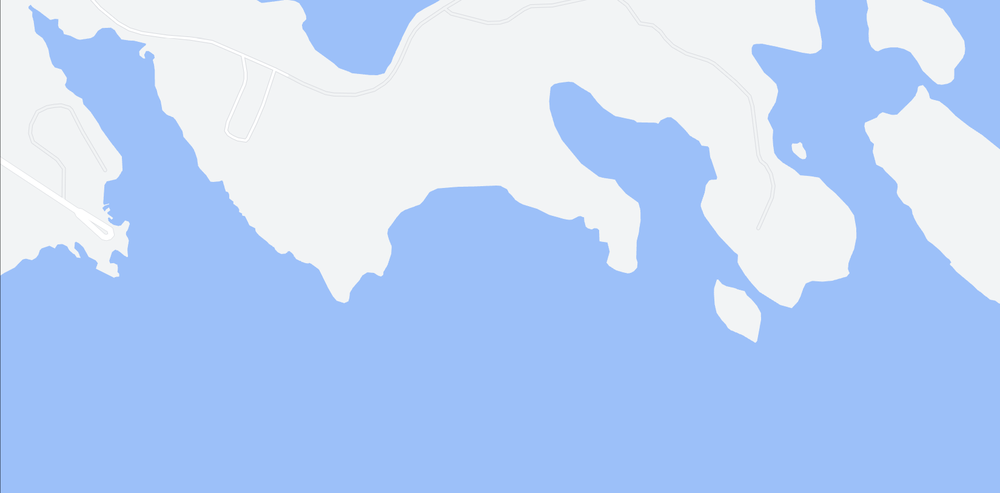
#> input picture map_highres.png, 1000 x 493 px, shrunk from 1649 x 813 before the run
$ python main.py
#> lines starting #> are read from the running program, lines starting #| are printed output that depends on the picture; after the words box and inside, x2 and y2 are one past the last pixel; in counts of white or black regions, pixels touching at a corner belong together
import numpy as np
import pandas as pd
import matplotlib.pyplot as plt
import matplotlib.colors as cplt
from PIL import Image
import math


def save_exposure_map(exposure_map: np.ndarray, output_path='exposure.png'):
    image = Image.fromarray(exposure_map.astype(np.uint8))
    image.save(output_path)


def process_image(image_path, color_conditions):
#> called with image_path = 'map_highres.png'
    img = Image.open(image_path)
#> img is the input picture: PIL image 1000x493 RGBA; mean R, G, B, A 187.2, 210.8, 247.4, 255
    img = img.convert("RGB")
#> img: PIL image 1000x493 RGB
    pixels = img.load()
    width, height = img.size
#> width = 1000; height = 493

    result = np.zeros((height, width))

    for y in range(height):
        for x in range(width):
            r, g, b = pixels[x, y]
            pixel_value = 0

            for condition, action in color_conditions.items():
                channel, operator, value = condition.split()
                value = int(value)
                channel_value = {"red": r, "green": g, "blue": b}.get(channel.lower())

                if operator == ">" and channel_value > value:
                    pixel_value = max(pixel_value, action)
                elif operator == "<" and channel_value < value:
                    pixel_value = max(pixel_value, action)
                elif operator == "==" and channel_value == value:
                    pixel_value = max(pixel_value, action)

            result[y, x] = pixel_value
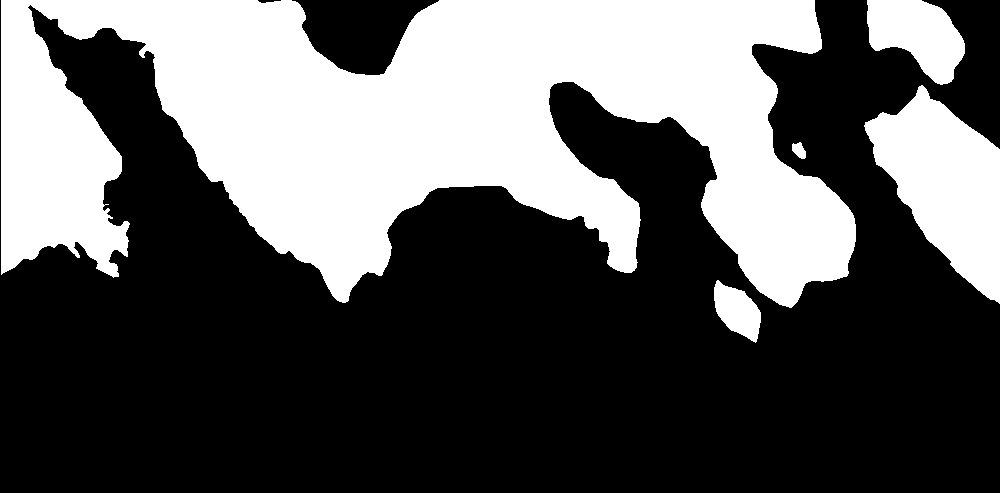
#> result: shape (493, 1000) float64; values 0 (black) and 1 (white), 36.3% white; 5 white regions, box (x1, y1, x2, y2) and area: (1, 0, 856, 308) 155649, (864, 85, 1000, 304) 16173, (867, 0, 965, 85) 5362, (714, 280, 761, 343) 1796, (792, 142, 806, 159) 161

    return result

# [81 lines left out: function wind_simulation, not called in this run]

def main():
    coastline = process_image("map_highres.png", {"red > 200": 1, "red < 200": 0})

    # Somehow zeroed columns are added to the sides of the image
    coastline = np.delete(coastline, 0, axis=1)
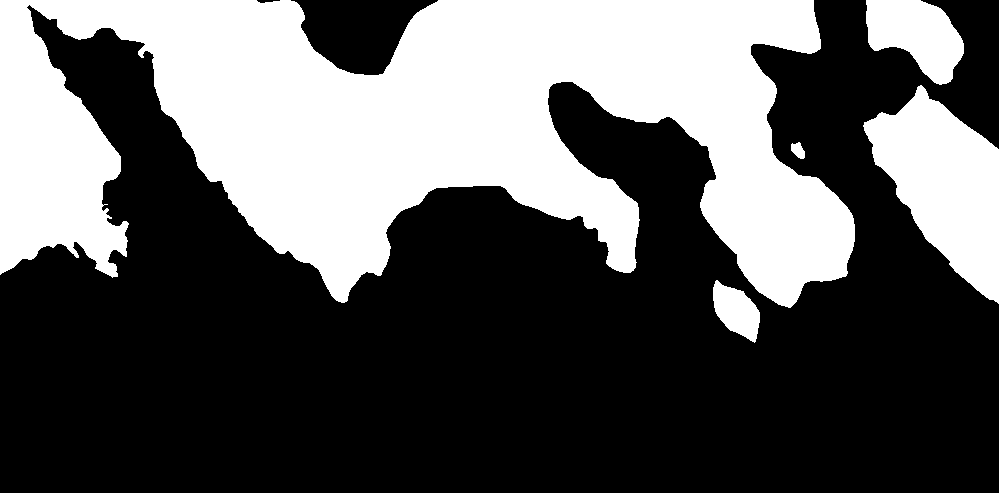
#> coastline: shape (493, 999) float64; values 0 (black) and 1 (white), 36.4% white; 5 white regions, box (x1, y1, x2, y2) and area: (0, 0, 855, 308) 155649, (863, 85, 999, 304) 16173, (866, 0, 964, 85) 5362, (713, 280, 760, 343) 1796, (791, 142, 805, 159) 161
    coastline = np.delete(coastline, coastline.shape[1] - 1, axis=1)
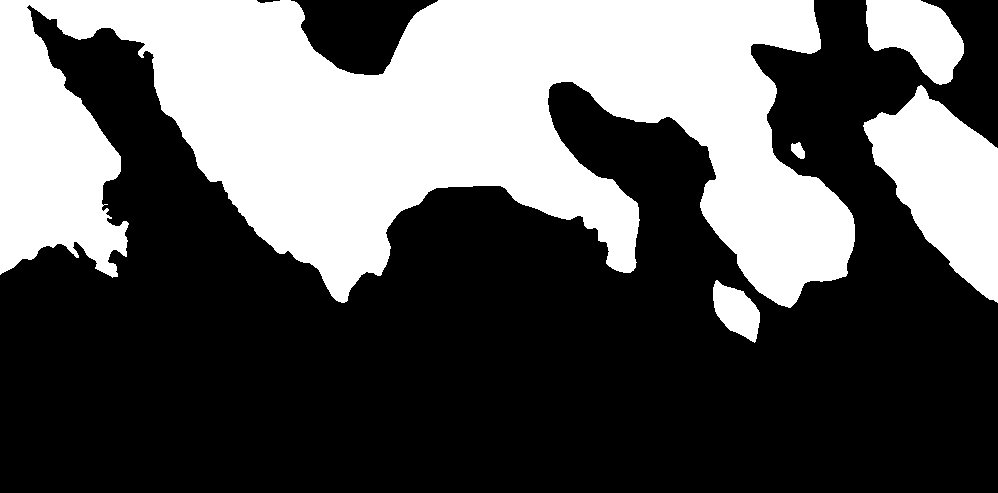
#> coastline: shape (493, 998) float64; values 0 (black) and 1 (white), 36.4% white; 5 white regions, box (x1, y1, x2, y2) and area: (0, 0, 855, 308) 155649, (863, 85, 998, 303) 16018, (866, 0, 964, 85) 5362, (713, 280, 760, 343) 1796, (791, 142, 805, 159) 161

#> (the run stopped early here; a loop or call above may not have finished)

$ run again, with 2024-09-19-202539_hyprshot.png copied over map_highres.png
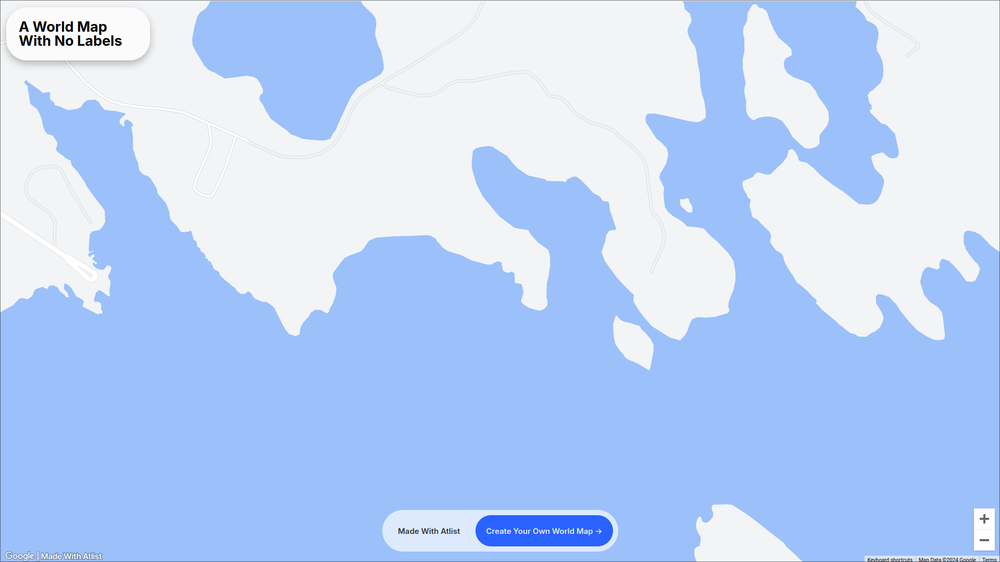
#> input picture 2024-09-19-202539_hyprshot.png, 1000 x 562 px, shrunk from 1920 x 1080 before the run
#> in process_image, img is the input picture: PIL image 1000x562 RGB; mean R, G, B 188.3, 211, 246.7
#> after the loop in process_image, `for y in range(height):`:
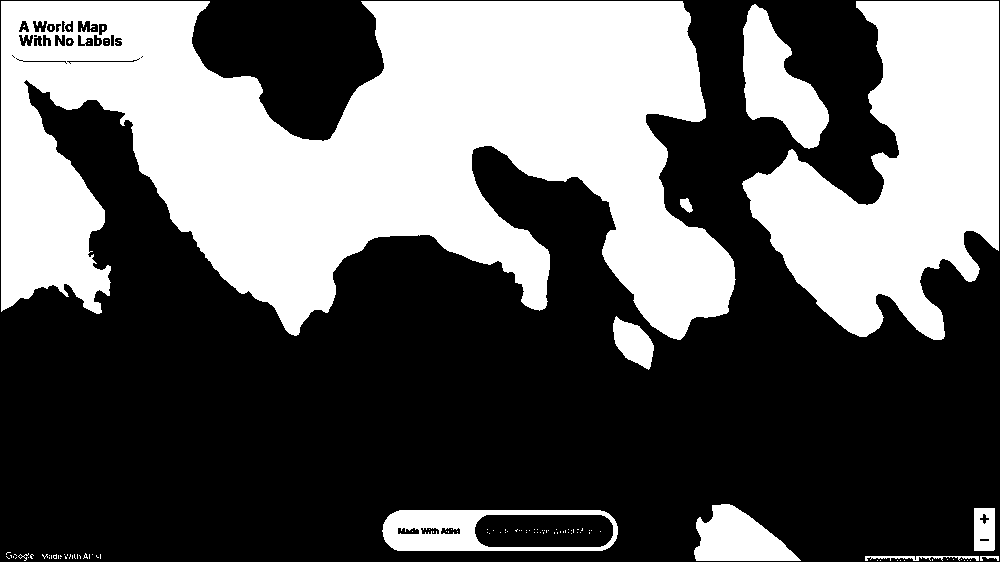
#> result: shape (562, 1000) float64; values 0 (black) and 1 (white), 38.9% white; 113 white regions (102 under 20 px), largest, box (x1, y1, x2, y2) and area: (1, 1, 736, 340) 151903, (742, 1, 999, 340) 48606, (743, 4, 829, 149) 6388
#> in main, `coastline = np.delete(coastline, coastline.shape[1] - 1, axis=1)`:
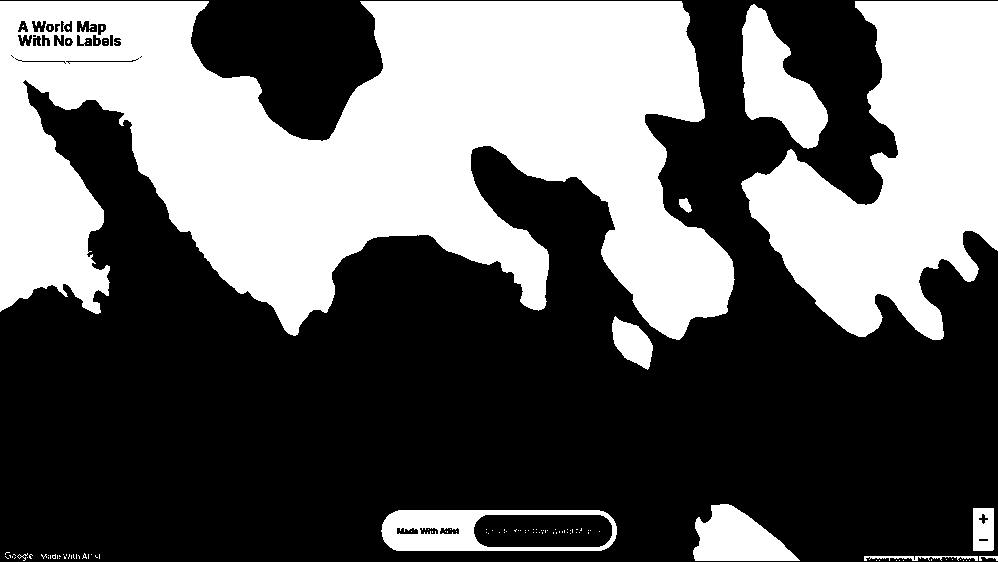
#> coastline: shape (562, 998) float64; values 0 (black) and 1 (white), 39% white; 113 white regions (102 under 20 px), largest, box (x1, y1, x2, y2) and area: (0, 1, 735, 340) 151903, (741, 1, 998, 340) 48606, (742, 4, 828, 149) 6388

$ run again, with map.png copied over map_highres.png
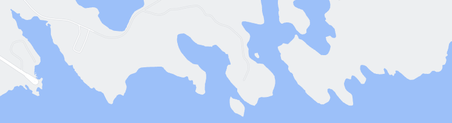
#> input picture map.png, 452 x 123 px, shrunk from 745 x 203 before the run
#> in process_image, img is the input picture: PIL image 452x123 RGBA; mean R, G, B, A 199.3, 217.1, 244.7, 255
#> img: PIL image 452x123 RGB
#> after the loop in process_image, `for y in range(height):`:
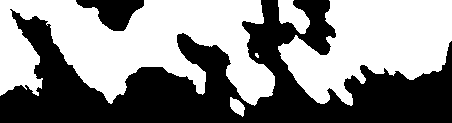
#> result: shape (123, 452) float64; values 0 (black) and 1 (white), 53.4% white; 2 black regions, box (x1, y1, x2, y2) and area: (0, 0, 452, 123) 24750, (76, 0, 144, 31) 1173
#> in main, `coastline = np.delete(coastline, coastline.shape[1] - 1, axis=1)`:
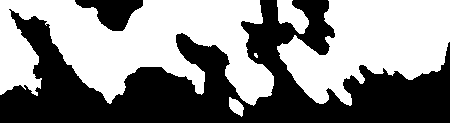
#> coastline: shape (123, 450) float64; values 0 (black) and 1 (white), 53.4% white; 2 black regions, box (x1, y1, x2, y2) and area: (0, 0, 450, 123) 24641, (75, 0, 143, 31) 1173
